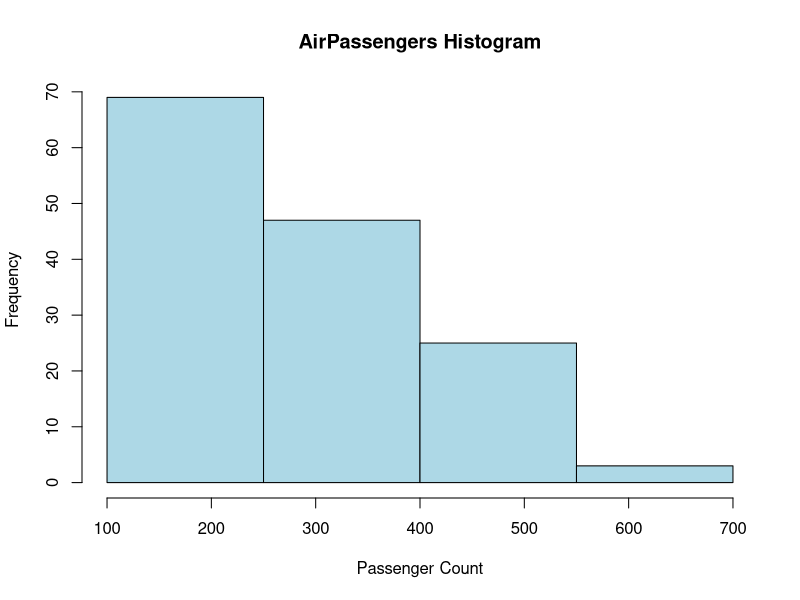

Reproduce this figure in R.
# Load the AirPassengers dataset
data("AirPassengers")

# Create a histogram with specified bins
hist(AirPassengers, 
     breaks = seq(100, 700, by = 150), # Set breaks at 100 and then every 150 units
     xlab = "Passenger Count",      # Label for the x-axis
     ylab = "Frequency",            # Label for the y-axis
     main = "AirPassengers Histogram", # Main title
     col = "lightblue",            # Bar color
     border = "black"              # Border color
)